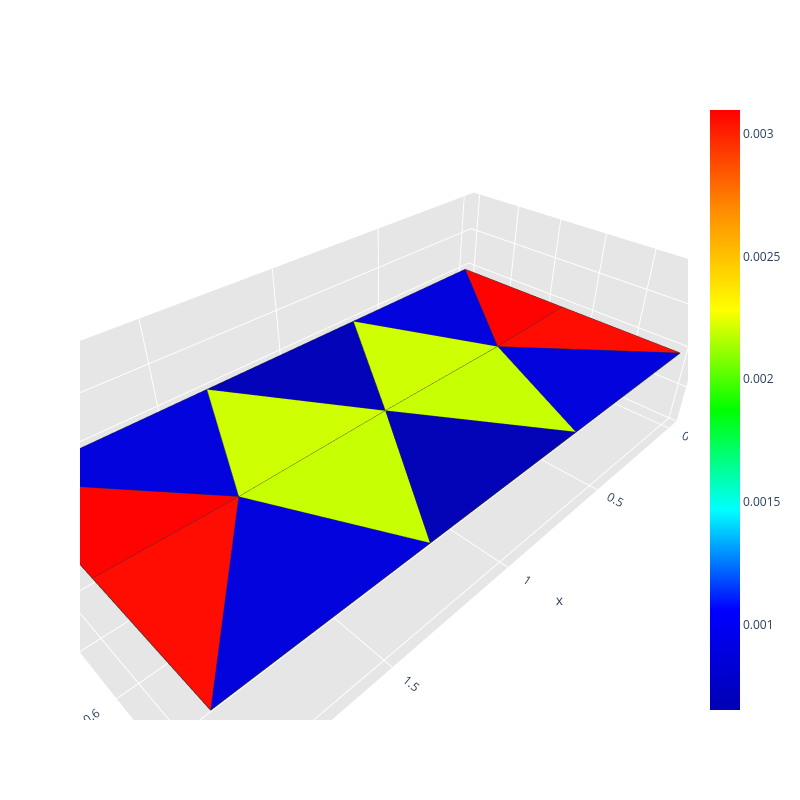
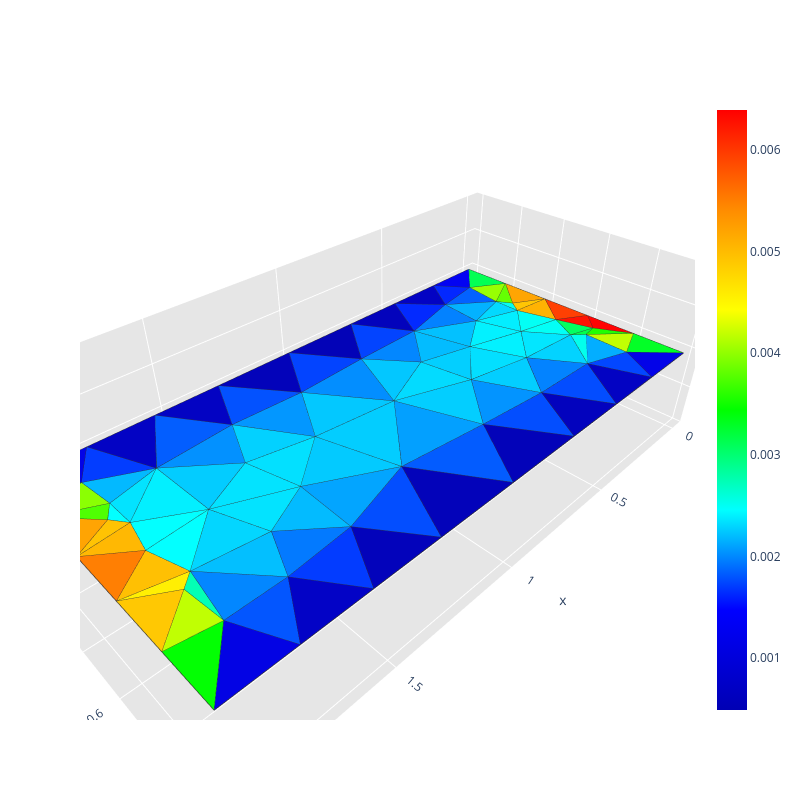
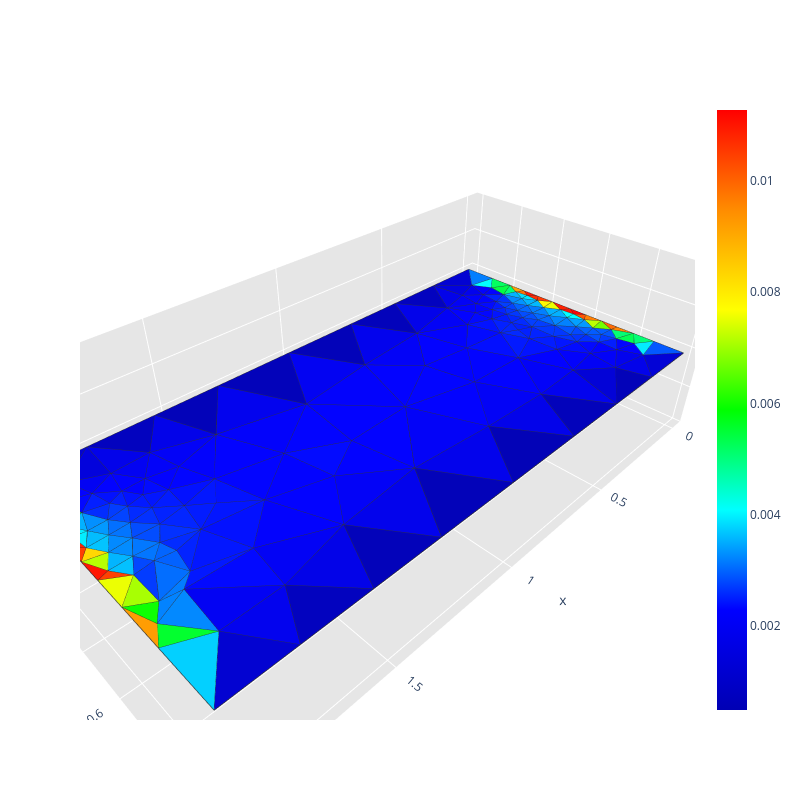
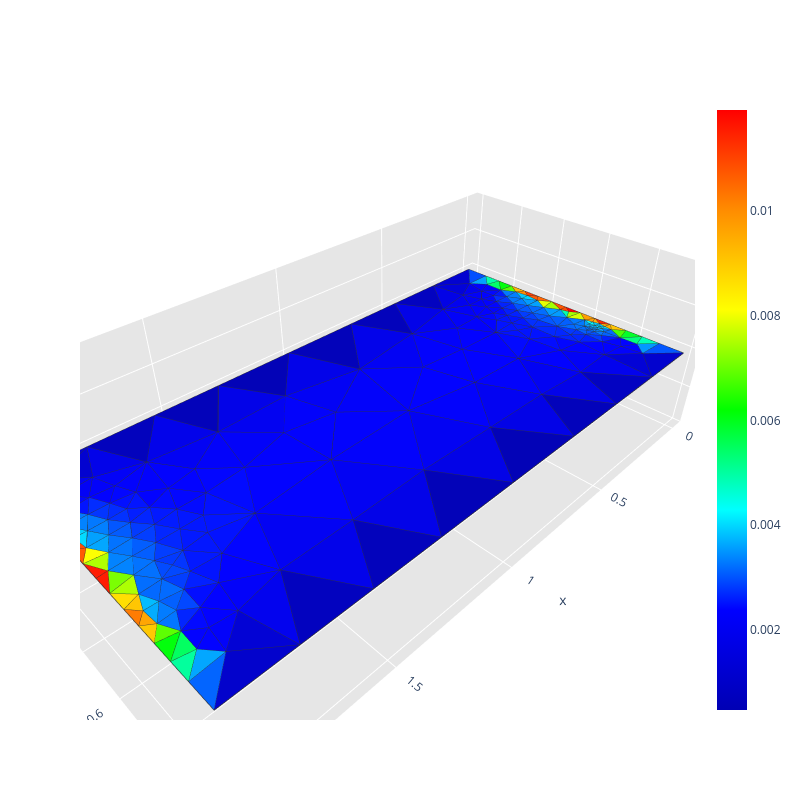

Notebook cell for these charts, in order:
### Code cell
run_scattering_refinement(config, sizes, grid_points, radius_vicinity, path, frequency, wave_incident_direction, polarization)

### Figure 1 — Plotly figure (JSON) as saved in the notebook; plotly's stock layout.template omitted (floating-point values rounded to 4 significant figures)
{"data": [{"facecolor": ["rgb(255, 0, 0)", "rgb(255, 0, 0)", "rgb(0, 0, 219)", "rgb(0, 0, 219)", "rgb(255, 9, 0)", "rgb(255, 9, 0)", "rgb(0, 0, 219)", "rgb(0, 0, 219)", "rgb(0, 0, 182)", "rgb(0, 0, 180)", "rgb(203, 255, 0)", "rgb(203, 255, 0)", "rgb(196, 255, 0)", "rgb(196, 255, 0)"], "i": [0, 6, 4, 1, 2, 9, 3, 7, 5, 8, 5, 10, 8, 10], "j": [12, 11, 12, 11, 11, 12, 12, 11, 10, 10, 11, 12, 12, 11], "k": [9, 1, 0, 5, 6, 3, 8, 2, 4, 7, 10, 4, 10, 7], "name": "", "type": "mesh3d", "x": [0.0, 2.0, 2.0, 0.0, 0.6667, 1.333, 2.0, 1.333, 0.6667, 0.0, 1.0, 1.574, 0.4259], "y": [0.0, 0.0, 1.0, 1.0, 0.0, 0.0, 0.5, 1.0, 1.0, 0.5, 0.5062, 0.5099, 0.5099], "z": [0.0, 0.0, 0.0, 0.0, 0.0, 0.0, 0.0, 0.0, 0.0, 0.0, 0.0, 0.0, 0.0]}, {"line": {"color": "rgb(50, 50, 50)", "width": 1.5}, "mode": "lines", "showlegend": false, "type": "scatter3d", "x": [0, 0.4259, 0, 0, null, 2, 1.574, 2, 2, null, 0.6667, 0.4259, 0, 0.6667, null, 2, 1.574, 1.333, 2, null, 2, 1.574, 2, 2, null, 0, 0.4259, 0, 0, null, 0, 0.4259, 0.6667, 0, null, 1.333, 1.574, 2, 1.333, null, 1.333, 1, 0.6667, 1.333, null, 0.6667, 1, 1.333, 0.6667, null, 1.333, 1.574, 1, 1.333, null, 1, 0.4259, 0.6667, 1, null, 0.6667, 0.4259, 1, 0.6667, null, 1, 1.574, 1.333, 1, null], "y": [0, 0.5099, 0.5, 0, null, 0.5, 0.5099, 0, 0.5, null, 0, 0.5099, 0, 0, null, 0, 0.5099, 0, 0, null, 1, 0.5099, 0.5, 1, null, 0.5, 0.5099, 1, 0.5, null, 1, 0.5099, 1, 1, null, 1, 0.5099, 1, 1, null, 0, 0.5062, 0, 0, null, 1, 0.5062, 1, 1, null, 0, 0.5099, 0.5062, 0, null, 0.5062, 0.5099, 0, 0.5062, null, 1, 0.5099, 0.5062, 1, null, 0.5062, 0.5099, 1, 0.5062, null], "z": [0, 0, 0, 0, null, 0, 0, 0, 0, null, 0, 0, 0, 0, null, 0, 0, 0, 0, null, 0, 0, 0, 0, null, 0, 0, 0, 0, null, 0, 0, 0, 0, null, 0, 0, 0, 0, null, 0, 0, 0, 0, null, 0, 0, 0, 0, null, 0, 0, 0, 0, null, 0, 0, 0, 0, null, 0, 0, 0, 0, null, 0, 0, 0, 0, null]}, {"hoverinfo": "none", "marker": {"color": [0.0006508, 0.003098], "colorscale": [[0, "rgb(0, 0, 180)"], [0.1667, "rgb(0, 0, 255)"], [0.3333, "rgb(0, 255, 255)"], [0.5, "rgb(0, 255, 0)"], [0.6667, "rgb(255, 255, 0)"], [0.8333, "rgb(255, 140, 0)"], [1, "rgb(255, 0, 0)"]], "showscale": true, "size": 0.1}, "mode": "markers", "showlegend": false, "type": "scatter3d", "x": [0.0], "y": [0.0], "z": [0.0]}], "layout": {"height": 800, "legend": {"bgcolor": "rgba(255,255,255,0.7)", "bordercolor": "lightgray", "borderwidth": 1, "x": 0.2, "xanchor": "left", "y": 0.9, "yanchor": "top"}, "scene": {"aspectratio": {"x": 1, "y": 0.5, "z": 0.3}, "camera": {"eye": {"x": 0.65, "y": 0.65, "z": 0.65}}, "xaxis": {"backgroundcolor": "rgb(230, 230, 230)", "gridcolor": "rgb(255, 255, 255)", "showbackground": true, "zerolinecolor": "rgb(255, 255, 255)"}, "yaxis": {"backgroundcolor": "rgb(230, 230, 230)", "gridcolor": "rgb(255, 255, 255)", "showbackground": true, "zerolinecolor": "rgb(255, 255, 255)"}, "zaxis": {"backgroundcolor": "rgb(230, 230, 230)", "gridcolor": "rgb(255, 255, 255)", "showbackground": true, "zerolinecolor": "rgb(255, 255, 255)"}}, "title": {"text": ""}, "width": 800}}

### Figure 2 — Plotly figure (JSON) as saved in the notebook; plotly's stock layout.template omitted (floating-point values rounded to 4 significant figures; data arrays with more than 128 entries replaced by an {"elided": "..."} marker saying what was removed)
{"data": [{"facecolor": ["rgb(0, 199, 255)", "rgb(0, 202, 255)", "rgb(0, 236, 255)", "rgb(0, 197, 255)", "rgb(255, 0, 0)", "rgb(0, 201, 255)", "rgb(255, 61, 0)", "rgb(0, 224, 255)", "rgb(0, 224, 255)", "rgb(0, 224, 255)", "rgb(0, 203, 255)", "rgb(0, 145, 255)", "rgb(0, 255, 36)", "rgb(0, 255, 255)", "rgb(0, 0, 182)", "rgb(0, 211, 255)", "rgb(0, 255, 254)", "rgb(0, 148, 255)", "rgb(0, 208, 255)", "rgb(0, 0, 183)", "rgb(0, 75, 255)", "rgb(0, 139, 255)", "rgb(0, 188, 255)", "rgb(0, 79, 255)", "rgb(0, 0, 183)", "rgb(0, 0, 187)", "rgb(0, 0, 184)", "rgb(0, 75, 255)", "rgb(0, 0, 180)", "rgb(0, 128, 255)", "rgb(0, 0, 192)", "rgb(0, 0, 185)", "rgb(0, 65, 255)", "rgb(0, 74, 255)", "rgb(0, 57, 255)", "rgb(255, 124, 0)", "rgb(0, 0, 195)", "rgb(0, 0, 192)", "rgb(0, 0, 193)", "rgb(0, 157, 255)", "rgb(0, 255, 0)", "rgb(0, 58, 255)", "rgb(255, 161, 0)", "rgb(0, 227, 255)", "rgb(0, 238, 255)", "rgb(255, 162, 0)", "rgb(0, 206, 255)", "rgb(0, 238, 255)", "rgb(0, 221, 255)", "rgb(0, 182, 255)", "rgb(0, 89, 255)", "rgb(0, 91, 255)", "rgb(0, 162, 255)", "rgb(0, 39, 255)", "rgb(0, 0, 229)", "rgb(0, 127, 255)", "rgb(255, 197, 0)", "rgb(0, 0, 225)", "rgb(0, 65, 255)", "rgb(0, 203, 255)", "rgb(0, 190, 255)", "rgb(0, 142, 255)", "rgb(0, 216, 255)", "rgb(0, 220, 255)", "rgb(0, 95, 255)", "rgb(0, 196, 255)", "rgb(0, 0, 239)", "rgb(0, 0, 227)", "rgb(0, 175, 255)", "rgb(0, 132, 255)", "rgb(0, 0, 192)", "rgb(0, 171, 255)", "rgb(0, 255, 233)", "rgb(0, 132, 255)", "rgb(0, 255, 178)", "rgb(0, 119, 255)", "rgb(0, 37, 255)", "rgb(0, 255, 64)", "rgb(0, 255, 81)", "rgb(0, 83, 255)", "rgb(0, 68, 255)", "rgb(0, 185, 255)", "rgb(190, 255, 0)", "rgb(0, 235, 255)", "rgb(0, 214, 255)", "rgb(30, 255, 0)", "rgb(136, 255, 0)", "rgb(149, 255, 0)", "rgb(189, 255, 0)", "rgb(255, 189, 0)", "rgb(255, 16, 0)", "rgb(255, 236, 0)", "rgb(0, 204, 255)", "rgb(0, 184, 255)", "rgb(0, 255, 243)", "rgb(97, 255, 0)", "rgb(76, 255, 0)", "rgb(0, 255, 242)", "rgb(255, 176, 0)", "rgb(255, 181, 0)", "rgb(255, 195, 0)", "rgb(255, 192, 0)", "rgb(0, 255, 93)", "rgb(0, 255, 69)", "rgb(0, 252, 255)", "rgb(0, 255, 238)"], "i": [47, 47, 37, 40, 33, 37, 35, 12, 37, 61, 42, 42, 33, 37, 30, 6, 12, 46, 45, 19, 30, 44, 51, 19, 29, 31, 28, 28, 18, 42, 20, 17, 17, 31, 41, 24, 27, 32, 21, 44, 2, 21, 14, 7, 56, 35, 46, 45, 59, 53, 38, 20, 48, 39, 3, 52, 24, 26, 40, 43, 39, 53, 43, 45, 4, 44, 15, 1, 4, 49, 16, 50, 7, 6, 10, 41, 57, 22, 0, 51, 32, 39, 9, 52, 4, 9, 5, 36, 25, 6, 34, 10, 56, 41, 54, 13, 14, 8, 8, 23, 8, 14, 11, 11, 12, 13], "j": [64, 48, 53, 47, 34, 59, 54, 53, 64, 64, 45, 43, 55, 62, 38, 61, 62, 47, 50, 40, 42, 49, 61, 46, 48, 42, 41, 48, 49, 50, 46, 39, 49, 50, 51, 62, 51, 50, 53, 48, 58, 60, 22, 65, 65, 36, 59, 65, 64, 60, 48, 53, 64, 57, 55, 57, 25, 58, 49, 44, 56, 59, 66, 56, 63, 66, 63, 60, 57, 66, 57, 55, 50, 58, 58, 61, 63, 60, 63, 58, 55, 66, 55, 65, 52, 33, 60, 63, 58, 62, 54, 6, 66, 64, 65, 36, 5, 65, 54, 62, 35, 23, 54, 7, 5, 4], "k": [48, 44, 12, 44, 11, 53, 34, 5, 59, 37, 43, 38, 3, 6, 29, 37, 37, 40, 7, 18, 38, 40, 6, 40, 28, 30, 27, 41, 17, 45, 19, 16, 39, 42, 27, 23, 26, 31, 20, 38, 25, 53, 23, 45, 52, 13, 47, 56, 47, 5, 29, 46, 41, 16, 32, 39, 10, 2, 18, 38, 52, 46, 44, 43, 57, 49, 0, 21, 52, 39, 15, 9, 9, 51, 6, 51, 15, 1, 36, 26, 50, 56, 33, 8, 8, 11, 22, 4, 10, 24, 11, 24, 43, 61, 7, 4, 22, 54, 35, 12, 13, 12, 7, 9, 14, 8], "name": "", "type": "mesh3d", "x": [0.0, 2.0, 2.0, 0.0, 0.1579, 1.844, 1.826, 0.1762, 0.1599, 0.133, 1.868, 0.07133, 1.843, 0.1227, 1.88, 0.2293, 0.4585, 0.6979, 0.9992, 1.302, 1.541, 1.771, 2.0, 2.0, 2.0, 2.0, 1.773, 1.546, 1.304, 0.9999, 0.6965, 0.4535, 0.2268, 0.0, 0.0, 0.0, 0.0, 1.668, 0.8444, 0.5668, 1.131, 1.442, 0.5707, 0.6742, 0.9498, 0.4251, 1.399, 1.255, 1.171, 0.8449, 0.3063, 1.668, 0.3401, 1.676, 0.1151, 0.1394, 0.5072, 0.323, 1.855, 1.481, 1.858, 1.601, 1.867, 0.1356, 1.434, 0.2858, 0.711], "y": [0.0, 0.0, 1.0, 1.0, 0.2758, 0.2774, 0.6425, 0.6401, 0.3816, 0.6792, 0.6811, 0.6703, 0.3841, 0.3308, 0.3327, 0.0, 0.0, 0.0, 0.0, 0.0, 0.0, 0.0, 0.2, 0.4, 0.6, 0.8, 1.0, 1.0, 1.0, 1.0, 1.0, 1.0, 1.0, 0.8, 0.6, 0.4, 0.2, 0.4877, 0.7655, 0.2081, 0.2281, 0.8068, 0.7901, 0.5751, 0.4791, 0.6215, 0.2151, 0.4443, 0.7293, 0.214, 0.7966, 0.8258, 0.3225, 0.2352, 0.5326, 0.853, 0.431, 0.1491, 0.8251, 0.3965, 0.1421, 0.6732, 0.5026, 0.1187, 0.5906, 0.4934, 0.3779], "z": [0.0, 0.0, 0.0, 0.0, 0.0, 0.0, 0.0, 0.0, 0.0, 0.0, 0.0, 0.0, 0.0, 0.0, 0.0, 0.0, 0.0, 0.0, 0.0, 0.0, 0.0, 0.0, 0.0, 0.0, 0.0, 0.0, 0.0, 0.0, 0.0, 0.0, 0.0, 0.0, 0.0, 0.0, 0.0, 0.0, 0.0, 0.0, 0.0, 0.0, 0.0, 0.0, 0.0, 0.0, 0.0, 0.0, 0.0, 0.0, 0.0, 0.0, 0.0, 0.0, 0.0, 0.0, 0.0, 0.0, 0.0, 0.0, 0.0, 0.0, 0.0, 0.0, 0.0, 0.0, 0.0, 0.0, 0.0]}, {"line": {"color": "rgb(50, 50, 50)", "width": 1.5}, "mode": "lines", "showlegend": false, "type": "scatter3d", "x": {"elided": "530 float values"}, "y": {"elided": "530 float values"}, "z": {"elided": "530 int values"}}, {"hoverinfo": "none", "marker": {"color": [0.0004889, 0.006393], "colorscale": [[0, "rgb(0, 0, 180)"], [0.1667, "rgb(0, 0, 255)"], [0.3333, "rgb(0, 255, 255)"], [0.5, "rgb(0, 255, 0)"], [0.6667, "rgb(255, 255, 0)"], [0.8333, "rgb(255, 140, 0)"], [1, "rgb(255, 0, 0)"]], "showscale": true, "size": 0.1}, "mode": "markers", "showlegend": false, "type": "scatter3d", "x": [0.0], "y": [0.0], "z": [0.0]}], "layout": {"height": 800, "legend": {"bgcolor": "rgba(255,255,255,0.7)", "bordercolor": "lightgray", "borderwidth": 1, "x": 0.2, "xanchor": "left", "y": 0.9, "yanchor": "top"}, "scene": {"aspectratio": {"x": 1, "y": 0.5, "z": 0.3}, "camera": {"eye": {"x": 0.65, "y": 0.65, "z": 0.65}}, "xaxis": {"backgroundcolor": "rgb(230, 230, 230)", "gridcolor": "rgb(255, 255, 255)", "showbackground": true, "zerolinecolor": "rgb(255, 255, 255)"}, "yaxis": {"backgroundcolor": "rgb(230, 230, 230)", "gridcolor": "rgb(255, 255, 255)", "showbackground": true, "zerolinecolor": "rgb(255, 255, 255)"}, "zaxis": {"backgroundcolor": "rgb(230, 230, 230)", "gridcolor": "rgb(255, 255, 255)", "showbackground": true, "zerolinecolor": "rgb(255, 255, 255)"}}, "title": {"text": ""}, "width": 800}}

### Figure 3 — Plotly figure (JSON) as saved in the notebook; plotly's stock layout.template omitted (floating-point values rounded to 4 significant figures; data arrays with more than 128 entries replaced by an {"elided": "..."} marker saying what was removed)
{"data": [{"facecolor": {"elided": "257 str values"}, "i": {"elided": "257 int values"}, "j": {"elided": "257 int values"}, "k": {"elided": "257 int values"}, "name": "", "type": "mesh3d", "x": {"elided": "148 float values"}, "y": {"elided": "148 float values"}, "z": {"elided": "148 float values"}}, {"line": {"color": "rgb(50, 50, 50)", "width": 1.5}, "mode": "lines", "showlegend": false, "type": "scatter3d", "x": {"elided": "1285 float values"}, "y": {"elided": "1285 float values"}, "z": {"elided": "1285 int values"}}, {"hoverinfo": "none", "marker": {"color": [0.0004875, 0.01128], "colorscale": [[0, "rgb(0, 0, 180)"], [0.1667, "rgb(0, 0, 255)"], [0.3333, "rgb(0, 255, 255)"], [0.5, "rgb(0, 255, 0)"], [0.6667, "rgb(255, 255, 0)"], [0.8333, "rgb(255, 140, 0)"], [1, "rgb(255, 0, 0)"]], "showscale": true, "size": 0.1}, "mode": "markers", "showlegend": false, "type": "scatter3d", "x": [0.0], "y": [0.0], "z": [0.0]}], "layout": {"height": 800, "legend": {"bgcolor": "rgba(255,255,255,0.7)", "bordercolor": "lightgray", "borderwidth": 1, "x": 0.2, "xanchor": "left", "y": 0.9, "yanchor": "top"}, "scene": {"aspectratio": {"x": 1, "y": 0.5, "z": 0.3}, "camera": {"eye": {"x": 0.65, "y": 0.65, "z": 0.65}}, "xaxis": {"backgroundcolor": "rgb(230, 230, 230)", "gridcolor": "rgb(255, 255, 255)", "showbackground": true, "zerolinecolor": "rgb(255, 255, 255)"}, "yaxis": {"backgroundcolor": "rgb(230, 230, 230)", "gridcolor": "rgb(255, 255, 255)", "showbackground": true, "zerolinecolor": "rgb(255, 255, 255)"}, "zaxis": {"backgroundcolor": "rgb(230, 230, 230)", "gridcolor": "rgb(255, 255, 255)", "showbackground": true, "zerolinecolor": "rgb(255, 255, 255)"}}, "title": {"text": ""}, "width": 800}}

### Figure 4 — Plotly figure (JSON) as saved in the notebook; plotly's stock layout.template omitted (floating-point values rounded to 4 significant figures; data arrays with more than 128 entries replaced by an {"elided": "..."} marker saying what was removed)
{"data": [{"facecolor": {"elided": "330 str values"}, "i": {"elided": "330 int values"}, "j": {"elided": "330 int values"}, "k": {"elided": "330 int values"}, "name": "", "type": "mesh3d", "x": {"elided": "188 float values"}, "y": {"elided": "188 float values"}, "z": {"elided": "188 float values"}}, {"line": {"color": "rgb(50, 50, 50)", "width": 1.5}, "mode": "lines", "showlegend": false, "type": "scatter3d", "x": {"elided": "1650 float values"}, "y": {"elided": "1650 float values"}, "z": {"elided": "1650 int values"}}, {"hoverinfo": "none", "marker": {"color": [0.0004805, 0.01191], "colorscale": [[0, "rgb(0, 0, 180)"], [0.1667, "rgb(0, 0, 255)"], [0.3333, "rgb(0, 255, 255)"], [0.5, "rgb(0, 255, 0)"], [0.6667, "rgb(255, 255, 0)"], [0.8333, "rgb(255, 140, 0)"], [1, "rgb(255, 0, 0)"]], "showscale": true, "size": 0.1}, "mode": "markers", "showlegend": false, "type": "scatter3d", "x": [0.0], "y": [0.0], "z": [0.0]}], "layout": {"height": 800, "legend": {"bgcolor": "rgba(255,255,255,0.7)", "bordercolor": "lightgray", "borderwidth": 1, "x": 0.2, "xanchor": "left", "y": 0.9, "yanchor": "top"}, "scene": {"aspectratio": {"x": 1, "y": 0.5, "z": 0.3}, "camera": {"eye": {"x": 0.65, "y": 0.65, "z": 0.65}}, "xaxis": {"backgroundcolor": "rgb(230, 230, 230)", "gridcolor": "rgb(255, 255, 255)", "showbackground": true, "zerolinecolor": "rgb(255, 255, 255)"}, "yaxis": {"backgroundcolor": "rgb(230, 230, 230)", "gridcolor": "rgb(255, 255, 255)", "showbackground": true, "zerolinecolor": "rgb(255, 255, 255)"}, "zaxis": {"backgroundcolor": "rgb(230, 230, 230)", "gridcolor": "rgb(255, 255, 255)", "showbackground": true, "zerolinecolor": "rgb(255, 255, 255)"}}, "title": {"text": ""}, "width": 800}}
